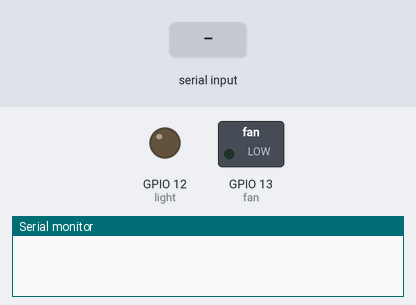
Bench run of a sketch on a simulated ESP32. On the bench: switched loads named in the sketch (green lamp = pin HIGH), output pins drawn as LEDs (lit = HIGH), the last lines printed to the serial monitor. The test bench sets the inputs (shaded band).

Above: at 1.2 s.
1.3 s: "A" received over Serial
At 1.9 s:
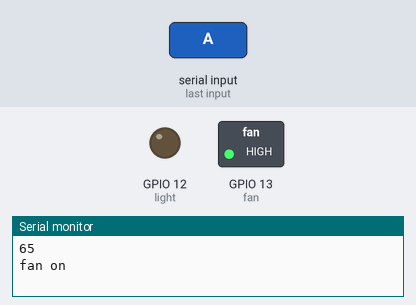
2.9 s: "B" received over Serial
At 4.2 s:
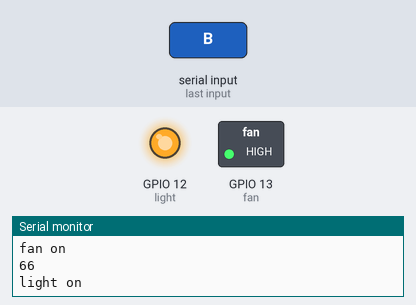
4.5 s: "a" received over Serial
At 5.5 s:
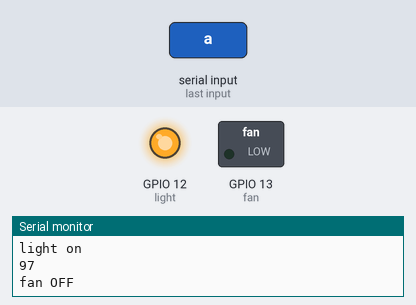
Timing chart, 0 to 7.5 s (numbered marks = the images above; inputs shaded):
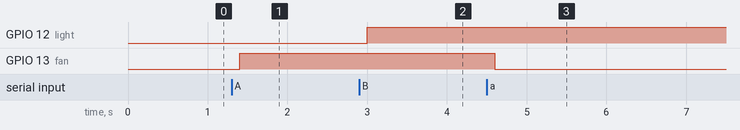

Measured:
- after the input at 1.3 s, GPIO 13 (fan): LOW → HIGH after 0.10 s
- after the input at 2.9 s, GPIO 12 (light): LOW → HIGH after 0.10 s
- after the input at 4.5 s, GPIO 13 (fan): HIGH → LOW after 0.10 s

The sketch:

bluetooth_based_home_automation.ino
```cpp
int fan=13;
int light =12;

int rec =0 ;


void setup() {
pinMode(fan,OUTPUT);
pinMode(light,OUTPUT);

Serial.begin(9600);
}

void loop() {

if (Serial.available()>0)
{
  rec=Serial.read();
  Serial.println(rec);
delay(100);
  if(rec== 'A')
  {
    digitalWrite(fan,HIGH);
  Serial.println("fan on");
  }
else if(rec== 'a')
  {
digitalWrite(fan,LOW);
  Serial.println("fan OFF");
  }

 if(rec== 'B')
  {
    digitalWrite(light,HIGH);
  Serial.println("light on");
}
else if(rec== 'b')
{
  digitalWrite(light,LOW);
  Serial.println("light  OFF");
}
}
}
```
